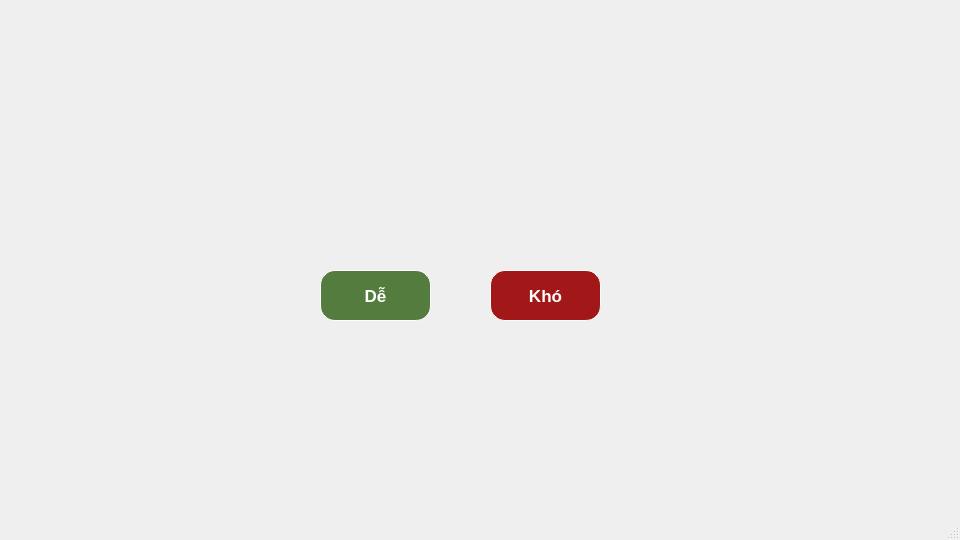
<?xml version="1.0" encoding="UTF-8"?>
<ui version="4.0">
 <class>MainWindow</class>
 <widget class="QMainWindow" name="MainWindow">
  <property name="geometry">
   <rect>
    <x>0</x>
    <y>0</y>
    <width>960</width>
    <height>540</height>
   </rect>
  </property>
  <property name="windowTitle">
   <string>MainWindow</string>
  </property>
  <widget class="QWidget" name="centralwidget">
   <widget class="QLabel" name="label">
    <property name="geometry">
     <rect>
      <x>0</x>
      <y>5</y>
      <width>961</width>
      <height>501</height>
     </rect>
    </property>
    <property name="text">
     <string/>
    </property>
    <property name="pixmap">
     <pixmap>../images/level.png</pixmap>
    </property>
    <property name="scaledContents">
     <bool>true</bool>
    </property>
   </widget>
   <widget class="QPushButton" name="pushButton_Easy">
    <property name="geometry">
     <rect>
      <x>320</x>
      <y>270</y>
      <width>111</width>
      <height>51</height>
     </rect>
    </property>
    <property name="font">
     <font>
      <pointsize>13</pointsize>
      <weight>75</weight>
      <bold>true</bold>
     </font>
    </property>
    <property name="mouseTracking">
     <bool>false</bool>
    </property>
    <property name="tabletTracking">
     <bool>false</bool>
    </property>
    <property name="styleSheet">
     <string notr="true">QPushButton {
	font-weight: bold;
    color: white;
	background-color: rgb(83, 124, 62);
    border-radius: 15px;
    border: 1px solid white;
}

QPushButton:hover {
    background-color: #D62828;
    color: yellow;
}

QPushButton:pressed {
    background-color: #B02A2A;
}</string>
    </property>
    <property name="text">
     <string>Dễ</string>
    </property>
    <property name="iconSize">
     <size>
      <width>90</width>
      <height>90</height>
     </size>
    </property>
   </widget>
   <widget class="QPushButton" name="pushButton_Hard">
    <property name="geometry">
     <rect>
      <x>490</x>
      <y>270</y>
      <width>111</width>
      <height>51</height>
     </rect>
    </property>
    <property name="font">
     <font>
      <pointsize>13</pointsize>
      <weight>75</weight>
      <bold>true</bold>
     </font>
    </property>
    <property name="mouseTracking">
     <bool>false</bool>
    </property>
    <property name="tabletTracking">
     <bool>false</bool>
    </property>
    <property name="styleSheet">
     <string notr="true">QPushButton {
	font-weight: bold;
    background-color: rgb(162, 23, 23);
    color: white;
    border-radius: 15px;
    border: 1px solid white;
}

QPushButton:hover {
    background-color: #D62828;
    color: yellow;
}

QPushButton:pressed {
    background-color: #B02A2A;
}</string>
    </property>
    <property name="text">
     <string>Khó</string>
    </property>
    <property name="iconSize">
     <size>
      <width>90</width>
      <height>90</height>
     </size>
    </property>
   </widget>
  </widget>
  <widget class="QMenuBar" name="menubar">
   <property name="geometry">
    <rect>
     <x>0</x>
     <y>0</y>
     <width>960</width>
     <height>26</height>
    </rect>
   </property>
  </widget>
  <widget class="QStatusBar" name="statusbar"/>
 </widget>
 <resources/>
 <connections/>
</ui>
